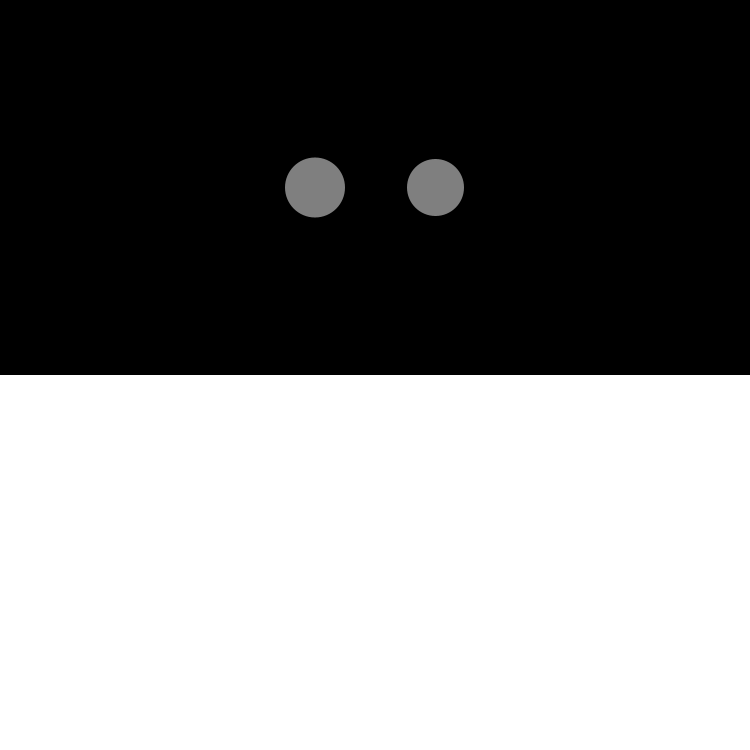
Frame 1 (no input)
Frame 60 (the mouse pressed at the canvas centre just before this capture): identical to frame 1, image omitted
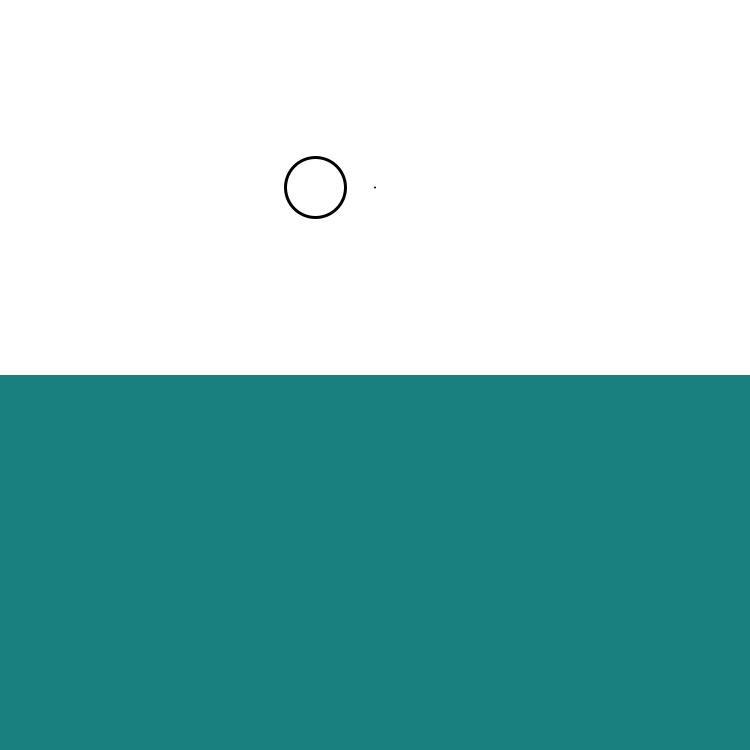
Frame 120 (the mouse held since frame 60 and released just before this capture)

The Processing sketch that drew these frames (run headless with seeded random() and noise(); from frame 60 on, the mouse is pressed at the canvas centre):

// Processing sketch: processing_175014
// ── processing_175014.pde

color adaptGray = 50;
color adaptSurround;
color testGray = 100;
color testSurround = 100;
boolean outlineOnTest = true;
float widt = 750;
float circSize = 60;
boolean testPhase = false;
float targDY = .5;
float split = 60;

void setup(){
  size(750,750);
  colorMode(HSB, 100);
  adaptSurround = color(85,60,100);
}

void draw(){
  if(testPhase){
    background(testSurround);
    drawChosenColor();
    
    strokeWeight(3);
    stroke(color(0,0,0));
    fill(testGray);
    ellipse(widt/2-split,targDY*widt/2,circSize,circSize);
    noStroke();
    ellipse(widt/2+split,targDY*widt/2,circSize,circSize);
  }else{
    chooseAdaptingColor();
    background(adaptSurround);
    noStroke();
    fill(color(100,0,100));
    rect(0,widt/2,widt,widt);
    
    strokeWeight(3);
    stroke(color(0,0,0));
    fill(adaptGray);
    ellipse(widt/2+split,targDY*widt/2,circSize,circSize);
    noStroke();
    ellipse(widt/2-split,targDY*widt/2,circSize,circSize);
  }
  fill(color(0,0,0));
  noStroke();
  ellipse(widt/2,targDY*widt/2,2,2);
}

void drawChosenColor(){
  noStroke();
  if(false){//mouseY>widt/2){
    fill(color(mouseX/widt*100,((mouseY-widt/2)/(widt/2))*100,100));
  }else{
    chooseAdaptingColor();
    fill(adaptSurround);
  }
  rect(0,widt/2,widt,widt);
}

void chooseAdaptingColor(){
  adaptSurround = color((mouseX/widt)*100,80,(mouseY/widt)*100);
}

void mousePressed(){
    testPhase = !testPhase;
}

void keyPressed(){
  if(key==CODED){
    if(keyCode==UP){
      adaptGray=min(adaptGray+1,100);
    }
    if(keyCode==DOWN){
      adaptGray=max(adaptGray-1,1);
    }
  }
}
